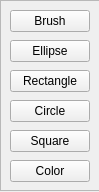
<?xml version="1.0" encoding="UTF-8"?>
<ui version="4.0">
 <class>chooser</class>
 <widget class="QWidget" name="chooser">
  <property name="geometry">
   <rect>
    <x>0</x>
    <y>0</y>
    <width>99</width>
    <height>192</height>
   </rect>
  </property>
  <property name="windowTitle">
   <string>Form</string>
  </property>
  <widget class="QPushButton" name="pushButton_1">
   <property name="geometry">
    <rect>
     <x>10</x>
     <y>10</y>
     <width>80</width>
     <height>22</height>
    </rect>
   </property>
   <property name="text">
    <string>Brush</string>
   </property>
  </widget>
  <widget class="QPushButton" name="pushButton_2">
   <property name="geometry">
    <rect>
     <x>10</x>
     <y>40</y>
     <width>80</width>
     <height>22</height>
    </rect>
   </property>
   <property name="text">
    <string>Ellipse</string>
   </property>
  </widget>
  <widget class="QPushButton" name="pushButton_3">
   <property name="geometry">
    <rect>
     <x>10</x>
     <y>70</y>
     <width>80</width>
     <height>22</height>
    </rect>
   </property>
   <property name="text">
    <string>Rectangle</string>
   </property>
  </widget>
  <widget class="QPushButton" name="pushButton_4">
   <property name="geometry">
    <rect>
     <x>10</x>
     <y>100</y>
     <width>80</width>
     <height>22</height>
    </rect>
   </property>
   <property name="text">
    <string>Circle</string>
   </property>
  </widget>
  <widget class="QFrame" name="frame">
   <property name="geometry">
    <rect>
     <x>0</x>
     <y>0</y>
     <width>101</width>
     <height>191</height>
    </rect>
   </property>
   <property name="frameShape">
    <enum>QFrame::StyledPanel</enum>
   </property>
   <property name="frameShadow">
    <enum>QFrame::Raised</enum>
   </property>
   <widget class="QPushButton" name="pushButton_6">
    <property name="geometry">
     <rect>
      <x>10</x>
      <y>160</y>
      <width>80</width>
      <height>22</height>
     </rect>
    </property>
    <property name="text">
     <string>Color</string>
    </property>
   </widget>
  </widget>
  <widget class="QPushButton" name="pushButton_5">
   <property name="geometry">
    <rect>
     <x>10</x>
     <y>130</y>
     <width>80</width>
     <height>22</height>
    </rect>
   </property>
   <property name="text">
    <string>Square</string>
   </property>
  </widget>
  <zorder>frame</zorder>
  <zorder>pushButton_1</zorder>
  <zorder>pushButton_2</zorder>
  <zorder>pushButton_3</zorder>
  <zorder>pushButton_4</zorder>
  <zorder>pushButton_5</zorder>
 </widget>
 <resources/>
 <connections/>
</ui>
